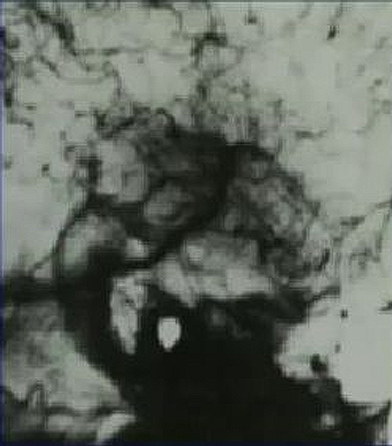
#> input picture assets/blood_mask.png, 392 x 446 px
$ jupyter execute add_sub.ipynb
#> lines starting #> are read from the running program, lines starting #| are printed output that depends on the picture
[cell 1]
import numpy as np
import matplotlib.pyplot as plt
from PIL import Image

[cell 2]
height, width = 300, 200

[cell 3]
# [4 lines of commented-out code are left out]

[cell 4]
anya = Image.open('../assets/blood_mask.png').resize((width, height)).convert('L')
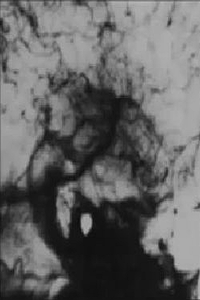
#> anya: PIL image 200x300 L; min 11, max 191, mean 99.4
anya_arr = np.array(anya)
raiden = Image.open('../assets/blood_output.png').convert('L').resize((width, height))
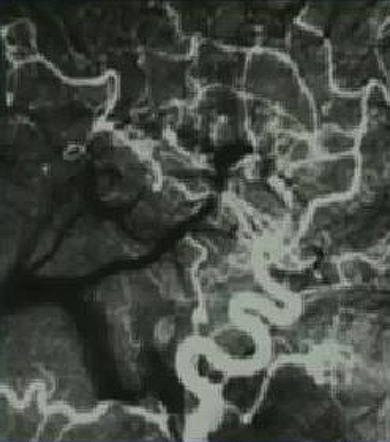
#> input picture assets/blood_output.png, 390 x 442 px
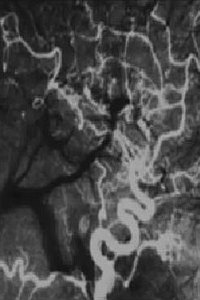
#> raiden: PIL image 200x300 L; min 14, max 180, mean 72.3
raiden_arr = np.array(raiden)

[cell 5]
fig, axes = plt.subplots(2, 2)
axes[0, 0].imshow(anya, 'gray')
axes[0, 1].plot(anya.histogram())
axes[1, 0].imshow(raiden, 'gray')
axes[1, 1].plot(raiden.histogram())
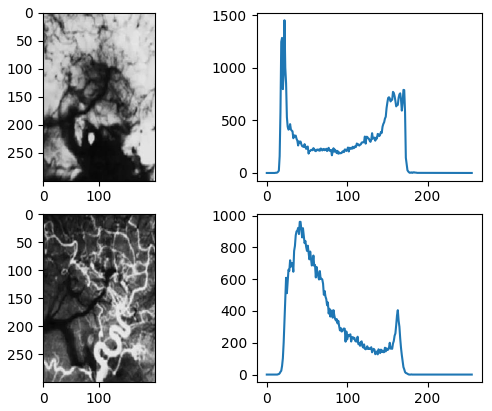
#> figure drawn by matplotlib, 4 panels; panel 2: curve peaks at x = 22, y = 1452; panel 4: curve peaks at x = 41, y = 961

[cell 6]
sum_arr = np.zeros((height, width), np.uint8)
for i in range(height):
    for j in range(width):
        s = int(anya_arr[i, j]) + int(raiden_arr[i, j])
        if s > 255:
            s = 255
        sum_arr[i, j] = s
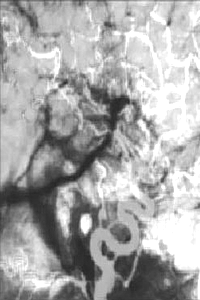
#> sum_arr: shape (300, 200); min 34, max 255, mean 169.5

[cell 7]
sum_img = Image.fromarray(sum_arr, 'L')

[cell 8]
fig, axes = plt.subplots(2, 3)
axes[0, 0].imshow(anya, 'gray')
axes[0, 0].set_title('Image A')
axes[0, 1].imshow(raiden, 'gray')
axes[0, 1].set_title('Image B')
axes[0, 2].imshow(sum_img, 'gray')
axes[0, 2].set_title('A + B')
axes[1, 0].plot(anya.histogram())
axes[1, 1].plot(raiden.histogram())
axes[1, 2].plot(sum_img.histogram())
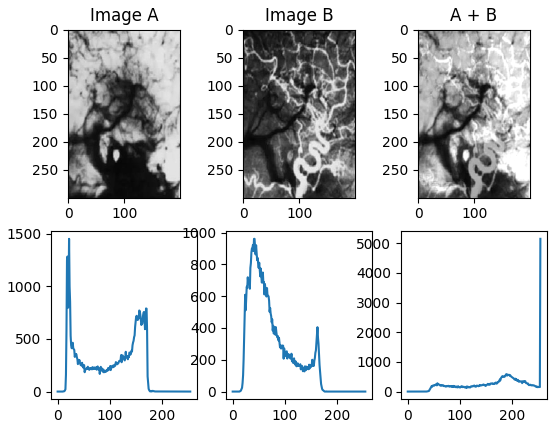
#> figure drawn by matplotlib, 6 panels; panel 4: curve peaks at x = 22, y = 1452; panel 5: curve peaks at x = 41, y = 961; panel 6: curve peaks at x = 255, y = 5146

[cell 9]
sub_arr = np.zeros((height, width), np.uint8)
for i in range(height):
    for j in range(width):
        s = int(anya_arr[i, j]) - int(raiden_arr[i, j])
        if s < 0:
            s = 0
        sub_arr[i, j] = s
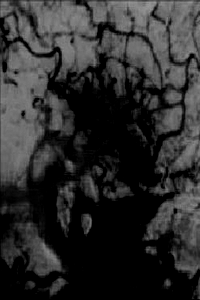
#> sub_arr: shape (300, 200); min 0, max 152, mean 44.8

[cell 10]
sub_img = Image.fromarray(sub_arr, 'L')

[cell 11]
fig, axes = plt.subplots(2, 3)
axes[0, 0].imshow(anya, 'gray')
axes[0, 0].set_title('Image A')
axes[0, 1].imshow(raiden, 'gray')
axes[0, 1].set_title('Image B')
axes[0, 2].imshow(sub_arr, 'gray')
axes[0, 2].set_title('A - B')
axes[1, 0].plot(anya.histogram())
axes[1, 1].plot(raiden.histogram())
axes[1, 2].plot(sub_img.histogram())
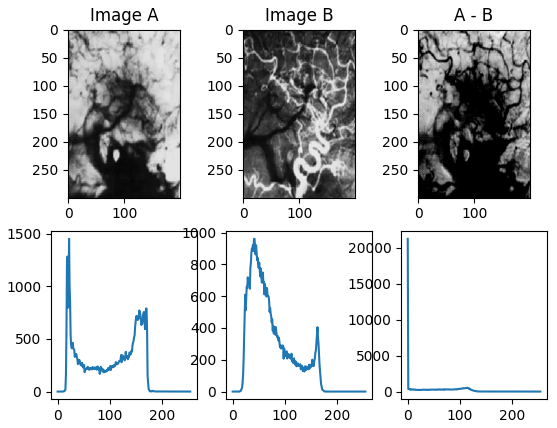
#> figure drawn by matplotlib, 6 panels; panel 4: curve peaks at x = 22, y = 1452; panel 5: curve peaks at x = 41, y = 961; panel 6: curve peaks at x = 0, y = 21253

[cell 12]
sub_arr = np.zeros((height, width), np.uint8)
for i in range(height):
    for j in range(width):
        s = int(raiden_arr[i, j]) - int(anya_arr[i, j])
        if s < 0:
            s = 0
        sub_arr[i, j] = s
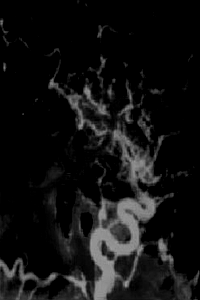
#> sub_arr: shape (300, 200); min 0, max 157, mean 17.7

[cell 13]
sub_img = Image.fromarray(sub_arr, 'L')

[cell 14]
fig, axes = plt.subplots(2, 3)
axes[0, 0].imshow(anya, 'gray')
axes[0, 0].set_title('Image A')
axes[0, 1].imshow(raiden, 'gray')
axes[0, 1].set_title('Image B')
axes[0, 2].imshow(sub_img, 'gray')
axes[0, 2].set_title('B - A')
axes[1, 0].plot(anya.histogram())
axes[1, 1].plot(raiden.histogram())
axes[1, 2].plot(sub_img.histogram())
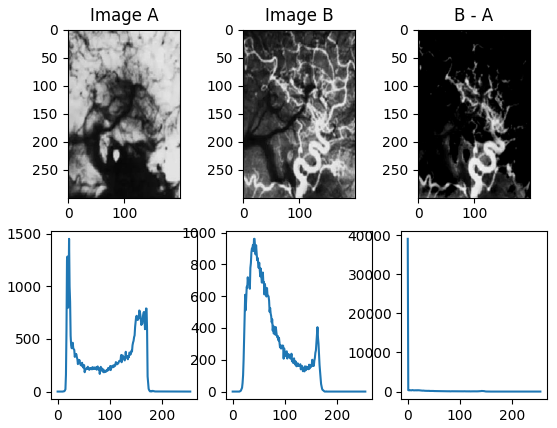
#> figure drawn by matplotlib, 6 panels; panel 4: curve peaks at x = 22, y = 1452; panel 5: curve peaks at x = 41, y = 961; panel 6: curve peaks at x = 0, y = 39086
